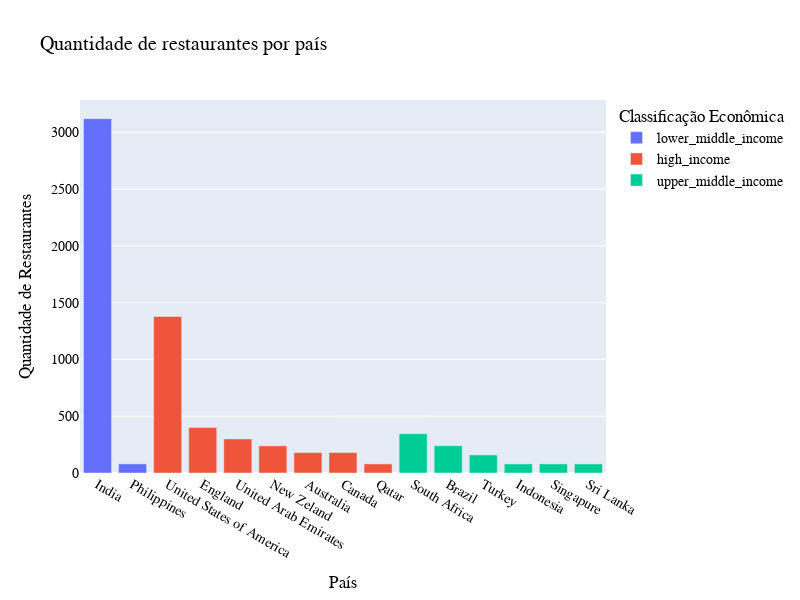

Notebook source saved alongside this figure:
### Code cell
fig1 = px.bar(restaurantes_classificacao, x = 'country', y = 'restaurant_id', color = 'country_classification', width = 800, height = 600,
      title = 'Quantidade de restaurantes por país')

fig1.update_layout(
    font_family="Courier New",
    font_color="blue",
    title_font_family="Times New Roman",
    title_font_color="black",
    legend_title_font_color="black"
)

fig1.update_layout(
    xaxis=dict(
        title=dict(
            text="País"
        )
    ),
    yaxis=dict(
        title=dict(
            text= 'Quantidade de Restaurantes'
        )
    ),
    legend=dict(
        title=dict(
            text="Classificação Econômica"
        )
    ),
    font=dict(
        family="Times New Roman, monospace",
        size=14,
        color="black"
    )
)

### Figure 1 — Plotly figure (JSON) as saved in the notebook; plotly's stock layout.template omitted (floating-point values rounded to 4 significant figures)
{"data": [{"alignmentgroup": "True", "hovertemplate": "country_classification=lower_middle_income<br>country=%{x}<br>restaurant_id=%{y}<extra></extra>", "legendgroup": "lower_middle_income", "marker": {"color": "#636efa", "pattern": {"shape": ""}}, "name": "lower_middle_income", "offsetgroup": "lower_middle_income", "orientation": "v", "showlegend": true, "textposition": "auto", "type": "bar", "x": ["India", "Philippines"], "xaxis": "x", "y": [3120, 80], "yaxis": "y"}, {"alignmentgroup": "True", "hovertemplate": "country_classification=high_income<br>country=%{x}<br>restaurant_id=%{y}<extra></extra>", "legendgroup": "high_income", "marker": {"color": "#EF553B", "pattern": {"shape": ""}}, "name": "high_income", "offsetgroup": "high_income", "orientation": "v", "showlegend": true, "textposition": "auto", "type": "bar", "x": ["United States of America", "England", "United Arab Emirates", "New Zeland", "Australia", "Canada", "Qatar"], "xaxis": "x", "y": [1378, 400, 300, 239, 180, 180, 80], "yaxis": "y"}, {"alignmentgroup": "True", "hovertemplate": "country_classification=upper_middle_income<br>country=%{x}<br>restaurant_id=%{y}<extra></extra>", "legendgroup": "upper_middle_income", "marker": {"color": "#00cc96", "pattern": {"shape": ""}}, "name": "upper_middle_income", "offsetgroup": "upper_middle_income", "orientation": "v", "showlegend": true, "textposition": "auto", "type": "bar", "x": ["South Africa", "Brazil", "Turkey", "Indonesia", "Singapure", "Sri Lanka"], "xaxis": "x", "y": [346, 240, 159, 80, 80, 80], "yaxis": "y"}], "layout": {"barmode": "relative", "font": {"color": "black", "family": "Times New Roman, monospace", "size": 14}, "height": 600, "legend": {"title": {"font": {"color": "black"}, "text": "Classificação Econômica"}, "tracegroupgap": 0}, "title": {"font": {"color": "black", "family": "Times New Roman"}, "text": "Quantidade de restaurantes por país"}, "width": 800, "xaxis": {"anchor": "y", "autorange": true, "domain": [0, 1], "range": [-0.5, 14.5], "title": {"text": "País"}, "type": "category"}, "yaxis": {"anchor": "x", "autorange": true, "domain": [0, 1], "range": [0, 3284.0], "title": {"text": "Quantidade de Restaurantes"}, "type": "linear"}}}
